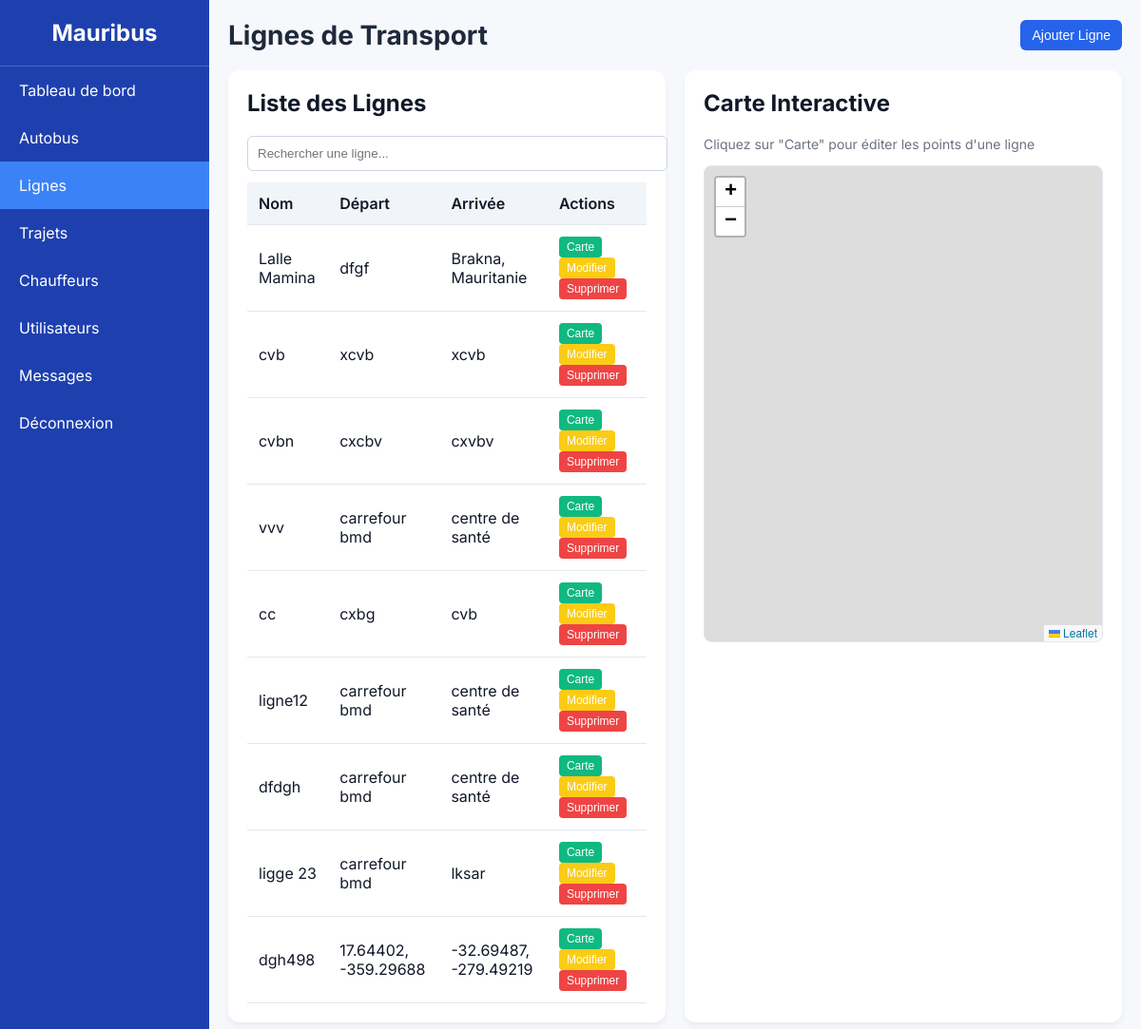
The app's page /lines/ (signed in) with its own data.
### mauribus_app/models.py (models this page shows, shortened)
class Line(models.Model):
    name = models.CharField(max_length=100)
    start = models.CharField(max_length=100)
    end = models.CharField(max_length=100)
    start_lat = models.FloatField(null=True, blank=True)
    start_lng = models.FloatField(null=True, blank=True)
    end_lat = models.FloatField(null=True, blank=True)
    end_lng = models.FloatField(null=True, blank=True)

### mauribus_app/views.py (the view, shortened to what this page needs)
# urls.py: path("lines/", views.line_list, name="line_list"),
@never_cache
@login_required(login_url='mauribus_app:login')
def line_list(request):
    lines_qs = Line.objects.all()
    lines_list = list(lines_qs.values(
        'id', 'name', 'start', 'end', 'start_lat', 'start_lng', 'end_lat', 'end_lng'
    ))
    return render(request, "admin/lines.html", {
        "lines_list": lines_qs,
        "lines_json": json.dumps(lines_list)
    })

### templates/admin/lines.html (shortened to what this page needs)
<!DOCTYPE html>
<html lang="fr">
<head>
<link rel="stylesheet" href="https://unpkg.com/leaflet@1.9.4/dist/leaflet.css" />
</head>
<body>
<div class="admin-container">
<div class="sidebar">
    <div class="sidebar-header">Mauribus</div>
    <ul class="sidebar-menu">
        <li><a href="{% url 'mauribus_app:dashboard' %}">Tableau de bord</a></li>
        <li><a href="{% url 'mauribus_app:bus_list' %}">Autobus</a></li>
        <li class="active"><a href="{% url 'mauribus_app:line_list' %}">Lignes</a></li>
        <li><a href="{% url 'mauribus_app:trip_list' %}">Trajets</a></li>
        <li><a href="{% url 'mauribus_app:driver_list' %}">Chauffeurs</a></li>
        <li><a href="{% url 'mauribus_app:user_list' %}">Utilisateurs</a></li>
        <li><a href="{% url 'mauribus_app:admin_messages' %}">Messages</a></li>
        <li><a href="{% url 'mauribus_app:logout' %}">Déconnexion</a></li>
    </ul>
</div>
<div class="main-content">
<div class="top-bar">
    <h1>Lignes de Transport</h1>
    <button class="add-btn" onclick="openAddModal()">Ajouter Ligne</button>
</div>
<div class="layout">
<div class="panel">
<h2 style="margin-top:0">Liste des Lignes</h2>
<input type="text" id="searchInput" placeholder="Rechercher une ligne...">
<table class="lines-table">
<thead>
<tr><th>Nom</th><th>Départ</th><th>Arrivée</th><th>Actions</th></tr>
</thead>
<tbody id="lineTableBody">
{% for line in lines_list %}
<tr data-line-id="{{ line.id }}">
    <td>{{ line.name }}</td>
    <td>{{ line.start }}</td>
    <td>{{ line.end }}</td>
    <td style="font-size:0.875rem">
        <button class="btn-small btn-set" data-line-id="{{ line.id }}" onclick="selectLineForMapBtn(this)">Carte</button>
        <button class="btn-small btn-edit" data-line-id="{{ line.id }}" onclick="editLineBtn(this)">Modifier</button>
        <button class="btn-small btn-delete" data-line-id="{{ line.id }}" onclick="deleteLineBtn(this)">Supprimer</button>
    </td>
</tr>
{% endfor %}
</tbody>
</table>
</div>
<div class="panel">
<h2 style="margin-top:0">Carte Interactive</h2>
<p id="lineStatus" style="color:#6b7280;font-size:0.875rem">Cliquez sur "Carte" pour éditer les points d'une ligne</p>
<div id="map"></div>
</div>
</div>
</div>
</div>
</body>
</html>

### templates/admin/lines.html (style rules this page uses)
body { margin:0;font-family:Inter,system-ui,Arial;background:#f7f8fb;color:#111827 }
.admin-container { display:flex;min-height:100vh }
.sidebar { width:220px;background:#1e40af;color:white;display:flex;flex-direction:column }
.sidebar-header { padding:20px;font-size:1.5em;font-weight:bold;text-align:center;border-bottom:1px solid rgba(255,255,255,0.2) }
.sidebar-menu { list-style:none;padding:0;margin:0;flex:1 }
.sidebar-menu li a { display:block;padding:15px 20px;color:white;text-decoration:none;transition:0.2s }
.sidebar-menu li a:hover, .sidebar-menu li.active a { background:#3b82f6 }
.main-content { flex:1;padding:20px }
.top-bar { display:flex;justify-content:space-between;align-items:center;margin-bottom:20px }
.top-bar h1 { font-size:1.75rem;color:#1e293b;margin:0 }
.add-btn { padding:8px 12px;background:#2563eb;color:white;border:none;border-radius:6px;cursor:pointer;font-weight:500;font-size:0.875rem }
.layout { display:grid;grid-template-columns:1fr 1fr;gap:20px }
.panel { background:white;padding:20px;border-radius:12px;box-shadow:0 4px 6px rgba(0,0,0,0.05) }
#map { height:500px;border-radius:8px;border:1px solid #e2e8f0;margin-top:8px }
#searchInput { width:100%;padding:10px;margin-bottom:12px;border:1px solid #cbd5e1;border-radius:6px }
.lines-table { width:100%;border-collapse:collapse }
.lines-table th, .lines-table td { padding:12px;text-align:left;border-bottom:1px solid #e2e8f0 }
.lines-table th { background:#f1f5f9;font-weight:600 }
.btn-small { padding:4px 8px;margin-right:4px;border:none;border-radius:4px;cursor:pointer;font-size:0.75rem }
.btn-edit { background:#facc15;color:white }
.btn-delete { background:#ef4444;color:white }
.btn-set { background:#10b981;color:white }

### records on screen
Line: name "Lalle Mamina", start "dfgf", end "Brakna, Mauritanie"
Line: name "cvb", start "xcvb", end "xcvb"
Line: name "cvbn", start "cxcbv", end "cxvbv"
Line: name "vvv", start "carrefour bmd", end "centre de santé"
Line: name "cc", start "cxbg", end "cvb"
Line: name "ligne12", start "carrefour bmd", end "centre de santé"
Line: name "dfdgh", start "carrefour bmd", end "centre de santé"
Line: name "ligge 23", start "carrefour bmd", end "lksar"
Line: name "dgh498", start "17.64402, -359.29688", end "-32.69487, -279.49219"
